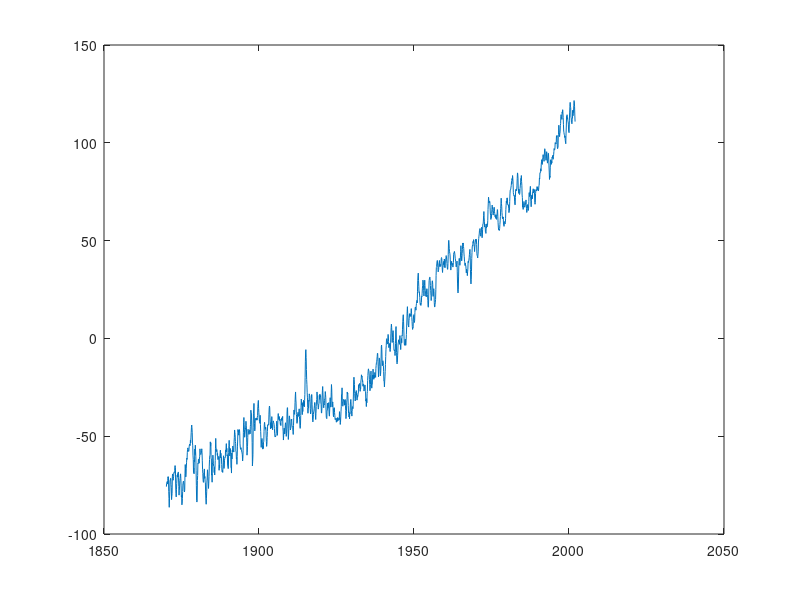

This chart was generated by the following MATLAB code: (Note: this script raises an error after producing the figure.)
%% Grace, Nolen, and KTP
% Hawaii sea level rise

%% Step #1: load in dataset 1 --> monthly global mean sea level rise 1870-2001 from .txt file
% File info: Columns: Year, Sea Level (mm) from, Standard deva
fileID = fopen('church_white_grl_gmsl.txt','r');
rawglobalslr = fscanf(fileID,'%f %f %f',[3, Inf]);
fclose(fileID);

globalslr = rawglobalslr';

%% Step #1a: analyze dataset 1

figure(1);
%sea level (mm) by time 1860-present
plot(globalslr(:,1),globalslr(:,2));

%% Step #2 load in dataset 2 --> local sea level rise, Hawaii cities 
% info: from 1927-present

%Var1 = year
%Var2 = month
%Var3 = day
%Var4 = sea level (units?)
% lat lon

honolulu = readtable('d057_honolulu.csv');      %21.30700	-157.86700
nawiliwili = readtable('d058_nawiliwili.csv');  %21.96700	-159.35000
kahului = readtable('d059_kahului.csv');        %20.90000	-156.46700
hilo = readtable('d060_hilo.csv');              %19.73300	-155.06700
mokuoloe = readtable('d061_mokuoloe.csv');      %21.43300	-157.80000
barberspt = readtable('d547_barberspoint.csv'); %21.32000	-158.12000
kaumalapau = readtable('d548_kaumalapau.csv');  %20.78000	-156.90000
kawaihae = readtable('d552_kawaihae.csv');      %20.03300	-155.83300

cityLat = [21.30700, 21.96700, 20.90000, 19.73300, 21.43300, 21.32000, 20.78000, 20.03300];
cityLon = [-157.86700, -159.35000, -156.46700, -155.06700, -157.80000, -158.12000, -156.90000, -155.83300]

figure(2); clf
worldmap([18 23],[-160 -154])
geoshow('landareas.shp','FaceColor','black')
title('Tidal Gauge Locations')
scatterm(cityLat,cityLon,50,'r','filled');

%% Step #2b: For each location, average the data to yearly values

%% Step #2c: Average the 7 cities for a 'Hawaiian' Sea level data set
% maybe not do this? hard bc the cities have different time scales
% instead going to calculate rates of change, I think

%% Step #3: load in dataset 3 --> global monthly SST 1891-present from .nc file
% data from NOAA
% NBB has ful global data set on her comp. It runs through SSTdata
% info: from 1891-present
%       this is only the Hawaiian subset
%       3D which goes lon X lat X time
%       time is months from 1891 January to 2019 March

ncfile = 'SST1x1Hawaii.nc' ; % nc file name
% To get information about the nc file
ncinfo(ncfile);
% to display nc file
ncdisp(ncfile);
% to read a vriable 'var' exisiting in nc file
sstHawaii = ncread(ncfile,'sst');
%% Step #3b: Average the SST for each year
% ignore the last 'page' in this file)
sstYearlyHawaii = zeros(10,6,127);

%sum all temps over each year then divide
for i = 1:10
    for j = 1:6
        for k = 1:1523
           sstYearlyHawaii(i,j,(floor(k/12)+1)) = sstYearlyHawaii(i,j,(floor(k/12)+1)) + sstHawaii(i,j,k);
        end 
    end 
end 

%removes missing values by averaging over local area
for i = 1:10
    for j = 1:6
        for k = 1:127
           if (sstYearlyHawaii(i,j,k) > 1000000)
                   sstYearlyHawaii(i,j,k) = (sstYearlyHawaii(i+1,j,k) + sstYearlyHawaii(i-1,j,k)+sstYearlyHawaii(i,j+1,k) + sstYearlyHawaii(i,j-1,k))/4;                         
           end 
        end 
    end 
end 

%take the yearly average
sstYearlyHawaii = sstYearlyHawaii/12;

%This is the average over each page so the value for all of Hawaii
sstYearly3D =  mean(sstYearlyHawaii,[1 2]);
sstYearlyMean = zeros(127,1);

for i = 1:1
    for j = 1:1
        for k = 1:127
           sstYearlyMean(k,1) = sstYearly3D(i,j,k);
        end 
    end 
end 

%% Step #3c Plot SST and Sea Level Rise

  
